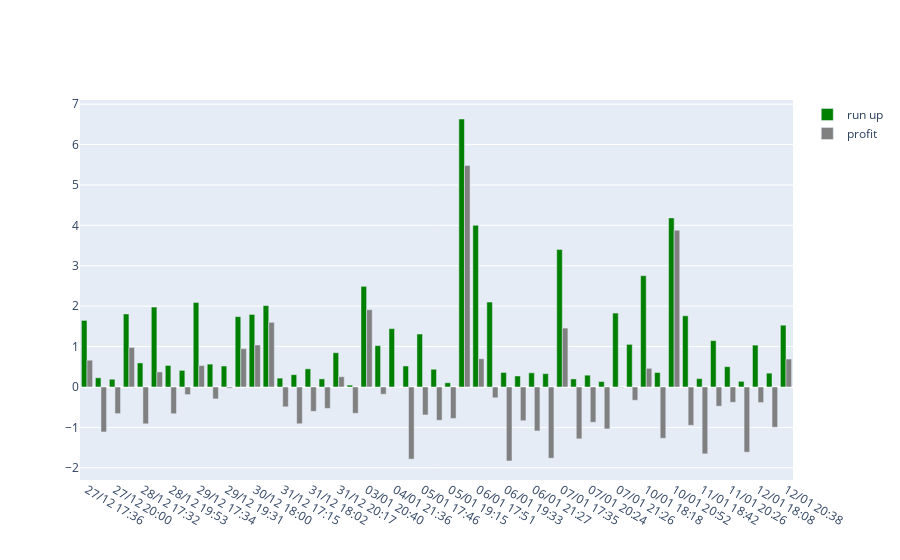
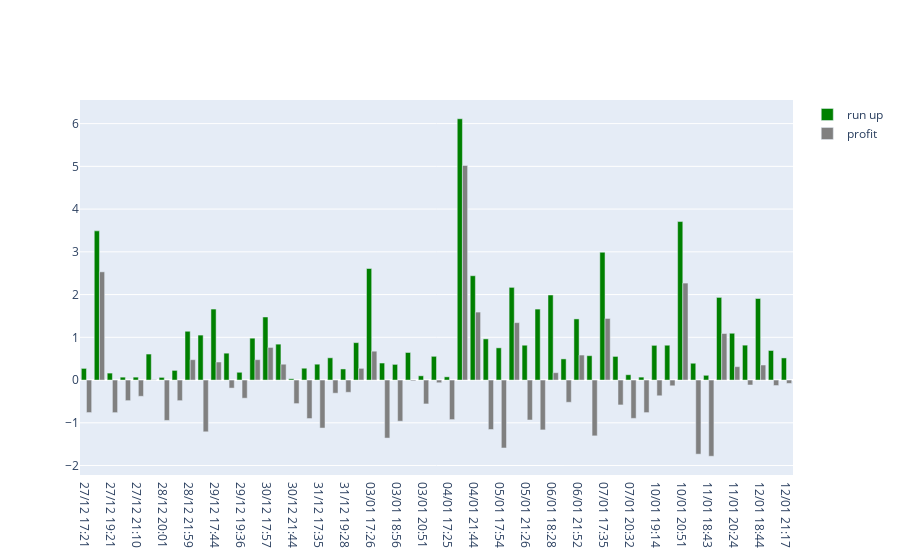
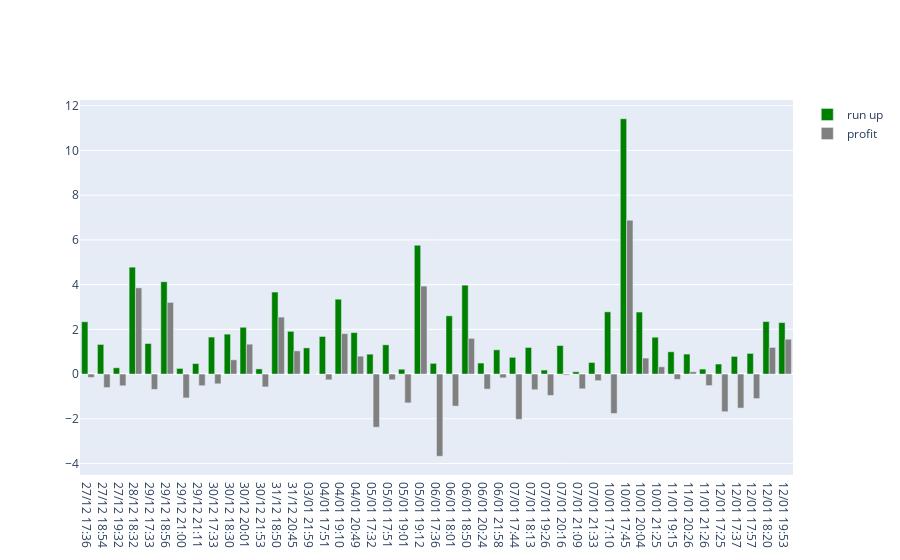

Notebook code cell kept with these figures, in order:
### Code cell
import matplotlib.pyplot as plt
import matplotlib
import plotly.graph_objects as go
from functools import reduce

matplotlib.rcParams.update({'font.size': 22})

def frequences(items, ticker):
  more1 = 0
  more04 = 0
  more06 = 0
  more08 = 0

  for item in items:
    if item['run_up'] >= 1:
      more1 += 1
    
    if item['run_up'] >= 0.4:
      more04 += 1

    if item['run_up'] >= 0.6:
      more06 += 1
    
    if item['run_up'] >= 0.8:
      more08 += 1
  
  percent1 = more04 / len(items) * 100
  percent2 = more06 / len(items) * 100
  percent3 = more08 / len(items) * 100
  percent4 = more1 / len(items) * 100

  less04_list = list(filter(lambda x: x['run_up'] < 0.4, items))
  less04_profit = reduce(lambda a, b: a + b['profit'], less04_list, 0)
  
  less06_list = list(filter(lambda x: x['run_up'] < 0.6, items))
  less06_profit = reduce(lambda a, b: a + b['profit'], less06_list, 0)
  
  less08_list = list(filter(lambda x: x['run_up'] < 0.8, items))
  less08_profit = reduce(lambda a, b: a + b['profit'], less08_list, 0)
  
  less1_list = list(filter(lambda x: x['run_up'] < 1, items))
  less1_profit = reduce(lambda a, b: a + b['profit'], less1_list, 0)

  average_less04_profit = round_decimals_down(less04_profit / len(less04_list), 2)
  average_less06_profit = round_decimals_down(less06_profit / len(less06_list), 2)
  average_less08_profit = round_decimals_down(less08_profit / len(less08_list), 2)
  average_less1_profit = round_decimals_down(less1_profit / len(less1_list), 2)

  print(f"""
    ticker: {ticker}
    trades: {len(items)}
    more 0.4% : {round_decimals_down(percent1, 2)}%
    if less than 0.4% then average profit is {average_less04_profit}%. {len(less04_list)} trades
    profit: {round_decimals_down((len(items) - len(less04_list)) * 0.4, 2)}% loss: {round_decimals_down(len(less04_list) * average_less04_profit, 2)}%

    more 0.6% : {round_decimals_down(percent2, 2)}%
    if less than 0.6% then average profit is {average_less06_profit}%. {len(less06_list)} trades
    profit: {round_decimals_down((len(items) - len(less06_list)) * 0.6, 2)}% loss: {round_decimals_down(len(less06_list) * average_less06_profit, 2)}%

    more 0.8% : {round_decimals_down(percent3, 2)}%
    if less than 0.8% then average profit is {average_less08_profit}%. {len(less08_list)} trades
    profit: {round_decimals_down((len(items) - len(less08_list)) * 0.8, 2)}% loss: {round_decimals_down(len(less08_list) * average_less08_profit, 2)}%

    more 1% : {round_decimals_down(percent4, 2)}%
    if less than 1% then average profit is {average_less1_profit}%. {len(less1_list)} trades
    profit: {round_decimals_down((len(items) - len(less1_list)), 2)}% loss: {round_decimals_down(len(less1_list) * average_less1_profit, 2)}%
  """)

print(f"""
periods = {periods}
interval = {interval}
pmax_multiplier = {pmax_multiplier}
""")

for company in companies:
  figi = company["figi"]
  ticker = company["ticker"]

  filtered = list(filter(lambda x: x['time'].hour >= 17 and x['time'].hour <= 21, trades[figi]))
  frequences(filtered, ticker)

  x = list(map(lambda q: q['time'].format('DD/MM HH:mm'), filtered))

  fig = go.Figure()
  fig.add_trace(
    go.Bar(
      x=x,
      y=list(map(lambda q: q['run_up'], filtered)),
      name='run up',
      marker_color='green'
    )
  )
  fig.add_trace(
    go.Bar(
      x=x,
      y=list(map(lambda q: q['profit'], filtered)),
      name='profit',
      marker_color='gray'
    )
  )
  fig.update_layout(
    barmode='group',
  )

  fig.show()

### Figure 1 — Plotly figure (JSON) as saved in the notebook; plotly's stock layout.template omitted (floating-point values rounded to 4 significant figures)
{"data": [{"marker": {"color": "green"}, "name": "run up", "type": "bar", "x": ["27/12 17:36", "27/12 19:23", "27/12 20:00", "27/12 21:42", "28/12 17:32", "28/12 17:37", "28/12 19:53", "28/12 20:46", "29/12 17:34", "29/12 18:54", "29/12 19:31", "29/12 20:18", "30/12 18:00", "30/12 21:39", "31/12 17:15", "31/12 17:38", "31/12 18:02", "31/12 19:23", "31/12 20:17", "03/01 19:42", "03/01 20:40", "04/01 19:49", "04/01 21:36", "05/01 17:35", "05/01 17:46", "05/01 18:34", "05/01 19:15", "05/01 19:34", "06/01 17:51", "06/01 18:39", "06/01 19:33", "06/01 20:41", "06/01 21:27", "07/01 17:25", "07/01 17:35", "07/01 19:49", "07/01 20:24", "07/01 20:54", "07/01 21:26", "08/01 17:18", "10/01 18:18", "10/01 20:09", "10/01 20:52", "11/01 17:58", "11/01 18:42", "11/01 19:07", "11/01 20:26", "12/01 17:45", "12/01 18:08", "12/01 18:53", "12/01 20:38"], "y": [1.648, 0.2267, 0.191, 1.807, 0.5953, 1.978, 0.5328, 0.4105, 2.092, 0.5651, 0.5185, 1.741, 1.795, 2.014, 0.2191, 0.3044, 0.4486, 0.2001, 0.8479, 0.04642, 2.491, 1.022, 1.444, 0.5199, 1.311, 0.4385, 0.1046, 6.633, 4.002, 2.102, 0.359, 0.2724, 0.3509, 0.3292, 3.402, 0.1992, 0.2921, 0.1337, 1.829, 1.054, 2.754, 0.3578, 4.185, 1.762, 0.2064, 1.147, 0.5025, 0.1397, 1.036, 0.3422, 1.529]}, {"marker": {"color": "gray"}, "name": "profit", "type": "bar", "x": ["27/12 17:36", "27/12 19:23", "27/12 20:00", "27/12 21:42", "28/12 17:32", "28/12 17:37", "28/12 19:53", "28/12 20:46", "29/12 17:34", "29/12 18:54", "29/12 19:31", "29/12 20:18", "30/12 18:00", "30/12 21:39", "31/12 17:15", "31/12 17:38", "31/12 18:02", "31/12 19:23", "31/12 20:17", "03/01 19:42", "03/01 20:40", "04/01 19:49", "04/01 21:36", "05/01 17:35", "05/01 17:46", "05/01 18:34", "05/01 19:15", "05/01 19:34", "06/01 17:51", "06/01 18:39", "06/01 19:33", "06/01 20:41", "06/01 21:27", "07/01 17:25", "07/01 17:35", "07/01 19:49", "07/01 20:24", "07/01 20:54", "07/01 21:26", "08/01 17:18", "10/01 18:18", "10/01 20:09", "10/01 20:52", "11/01 17:58", "11/01 18:42", "11/01 19:07", "11/01 20:26", "12/01 17:45", "12/01 18:08", "12/01 18:53", "12/01 20:38"], "y": [0.6628, -1.114, -0.6592, 0.9796, -0.9123, 0.3726, -0.6623, -0.1883, 0.5308, -0.295, -0.02875, 0.9486, 1.04, 1.6, -0.4905, -0.9103, -0.6031, -0.5306, 0.2536, -0.6516, 1.912, -0.1794, 0.002604, -1.785, -0.6925, -0.8246, -0.7798, 5.484, 0.6989, -0.2671, -1.832, -0.8348, -1.088, -1.763, 1.457, -1.284, -0.8742, -1.038, -0.00972, -0.329, 0.462, -1.271, 3.879, -0.9485, -1.655, -0.4757, -0.3788, -1.613, -0.3857, -0.9961, 0.6921]}], "layout": {"barmode": "group"}}

### Figure 2 — Plotly figure (JSON) as saved in the notebook; plotly's stock layout.template omitted (floating-point values rounded to 4 significant figures)
{"data": [{"marker": {"color": "green"}, "name": "run up", "type": "bar", "x": ["27/12 17:21", "27/12 17:36", "27/12 19:21", "27/12 20:03", "27/12 21:10", "27/12 21:43", "28/12 20:01", "28/12 20:33", "28/12 21:59", "29/12 17:03", "29/12 17:44", "29/12 18:59", "29/12 19:36", "29/12 21:09", "30/12 17:57", "30/12 19:04", "30/12 21:44", "31/12 17:27", "31/12 17:35", "31/12 18:35", "31/12 19:28", "31/12 20:15", "03/01 17:26", "03/01 17:56", "03/01 18:56", "03/01 19:39", "03/01 20:51", "03/01 21:28", "04/01 17:25", "04/01 17:32", "04/01 21:44", "05/01 17:31", "05/01 17:54", "05/01 18:32", "05/01 21:26", "06/01 18:00", "06/01 18:28", "06/01 19:33", "06/01 21:52", "07/01 17:20", "07/01 17:35", "07/01 19:33", "07/01 20:32", "07/01 20:53", "10/01 19:14", "10/01 19:49", "10/01 20:51", "11/01 18:11", "11/01 18:43", "11/01 19:06", "11/01 20:24", "11/01 21:23", "12/01 18:44", "12/01 19:42", "12/01 21:17"], "y": [0.2726, 3.491, 0.1629, 0.0679, 0.06822, 0.6085, 0.06257, 0.2261, 1.141, 1.052, 1.661, 0.6288, 0.1819, 0.9796, 1.476, 0.8399, 0.02987, 0.2765, 0.371, 0.5206, 0.2595, 0.8753, 2.61, 0.3983, 0.3667, 0.6447, 0.09917, 0.5551, 0.07547, 6.114, 2.441, 0.9632, 0.7536, 2.168, 0.815, 1.66, 1.99, 0.4948, 1.43, 0.5697, 2.99, 0.5529, 0.1244, 0.06891, 0.8119, 0.8149, 3.708, 0.3934, 0.1112, 1.934, 1.095, 0.8167, 1.908, 0.6917, 0.5177]}, {"marker": {"color": "gray"}, "name": "profit", "type": "bar", "x": ["27/12 17:21", "27/12 17:36", "27/12 19:21", "27/12 20:03", "27/12 21:10", "27/12 21:43", "28/12 20:01", "28/12 20:33", "28/12 21:59", "29/12 17:03", "29/12 17:44", "29/12 18:59", "29/12 19:36", "29/12 21:09", "30/12 17:57", "30/12 19:04", "30/12 21:44", "31/12 17:27", "31/12 17:35", "31/12 18:35", "31/12 19:28", "31/12 20:15", "03/01 17:26", "03/01 17:56", "03/01 18:56", "03/01 19:39", "03/01 20:51", "03/01 21:28", "04/01 17:25", "04/01 17:32", "04/01 21:44", "05/01 17:31", "05/01 17:54", "05/01 18:32", "05/01 21:26", "06/01 18:00", "06/01 18:28", "06/01 19:33", "06/01 21:52", "07/01 17:20", "07/01 17:35", "07/01 19:33", "07/01 20:32", "07/01 20:53", "10/01 19:14", "10/01 19:49", "10/01 20:51", "11/01 18:11", "11/01 18:43", "11/01 19:06", "11/01 20:24", "11/01 21:23", "12/01 18:44", "12/01 19:42", "12/01 21:17"], "y": [-0.7606, 2.532, -0.7623, -0.4817, -0.3801, 0.009709, -0.9451, -0.482, 0.4764, -1.211, 0.4219, -0.1883, -0.4245, 0.4764, 0.763, 0.3703, -0.5509, -0.9004, -1.123, -0.3076, -0.2864, 0.2738, 0.675, -1.357, -0.9627, -0.01984, -0.5587, -0.06316, -0.9253, 5.021, 1.59, -1.157, -1.589, 1.343, -0.9349, -1.166, 0.1724, -0.5199, 0.5849, -1.306, 1.441, -0.5821, -0.8965, -0.7616, -0.3677, -0.1345, 2.269, -1.734, -1.783, 1.089, 0.3134, -0.1156, 0.3517, -0.1284, -0.07854]}], "layout": {"barmode": "group"}}

### Figure 3 — Plotly figure (JSON) as saved in the notebook; plotly's stock layout.template omitted (floating-point values rounded to 4 significant figures)
{"data": [{"marker": {"color": "green"}, "name": "run up", "type": "bar", "x": ["27/12 17:36", "27/12 18:54", "27/12 19:32", "28/12 18:32", "29/12 17:33", "29/12 18:56", "29/12 21:00", "29/12 21:11", "30/12 17:33", "30/12 18:30", "30/12 20:01", "30/12 21:53", "31/12 18:50", "31/12 20:45", "03/01 21:59", "04/01 17:51", "04/01 19:10", "04/01 20:49", "05/01 17:32", "05/01 17:51", "05/01 19:01", "05/01 19:12", "06/01 17:36", "06/01 18:01", "06/01 18:50", "06/01 20:24", "06/01 21:58", "07/01 17:44", "07/01 18:13", "07/01 19:26", "07/01 20:16", "07/01 21:09", "07/01 21:33", "10/01 17:10", "10/01 17:45", "10/01 20:04", "10/01 21:25", "11/01 19:15", "11/01 20:26", "11/01 21:26", "12/01 17:25", "12/01 17:37", "12/01 17:57", "12/01 18:20", "12/01 19:53"], "y": [2.339, 1.325, 0.282, 4.782, 1.366, 4.129, 0.2524, 0.4712, 1.655, 1.786, 2.093, 0.2312, 3.668, 1.911, 1.171, 1.681, 3.348, 1.856, 0.891, 1.308, 0.2167, 5.761, 0.4799, 2.605, 3.976, 0.4927, 1.084, 0.7488, 1.19, 0.1794, 1.277, 0.1021, 0.5187, 2.783, 11.42, 2.774, 1.649, 0.9984, 0.8935, 0.2236, 0.449, 0.7895, 0.924, 2.348, 2.302]}, {"marker": {"color": "gray"}, "name": "profit", "type": "bar", "x": ["27/12 17:36", "27/12 18:54", "27/12 19:32", "28/12 18:32", "29/12 17:33", "29/12 18:56", "29/12 21:00", "29/12 21:11", "30/12 17:33", "30/12 18:30", "30/12 20:01", "30/12 21:53", "31/12 18:50", "31/12 20:45", "03/01 21:59", "04/01 17:51", "04/01 19:10", "04/01 20:49", "05/01 17:32", "05/01 17:51", "05/01 19:01", "05/01 19:12", "06/01 17:36", "06/01 18:01", "06/01 18:50", "06/01 20:24", "06/01 21:58", "07/01 17:44", "07/01 18:13", "07/01 19:26", "07/01 20:16", "07/01 21:09", "07/01 21:33", "10/01 17:10", "10/01 17:45", "10/01 20:04", "10/01 21:25", "11/01 19:15", "11/01 20:26", "11/01 21:26", "12/01 17:25", "12/01 17:37", "12/01 17:57", "12/01 18:20", "12/01 19:53"], "y": [-0.1497, -0.6039, -0.5237, 3.856, -0.6852, 3.205, -1.066, -0.5195, -0.4357, 0.6383, 1.337, -0.5741, 2.548, 1.037, 0.01282, -0.2576, 1.807, 0.7998, -2.376, -0.2564, -1.287, 3.935, -3.675, -1.433, 1.595, -0.6723, -0.1692, -2.024, -0.6994, -0.9568, -0.04644, -0.6592, -0.2944, -1.762, 6.878, 0.7151, 0.3254, -0.2362, 0.1028, -0.5143, -1.683, -1.521, -1.096, 1.192, 1.558]}], "layout": {"barmode": "group"}}
